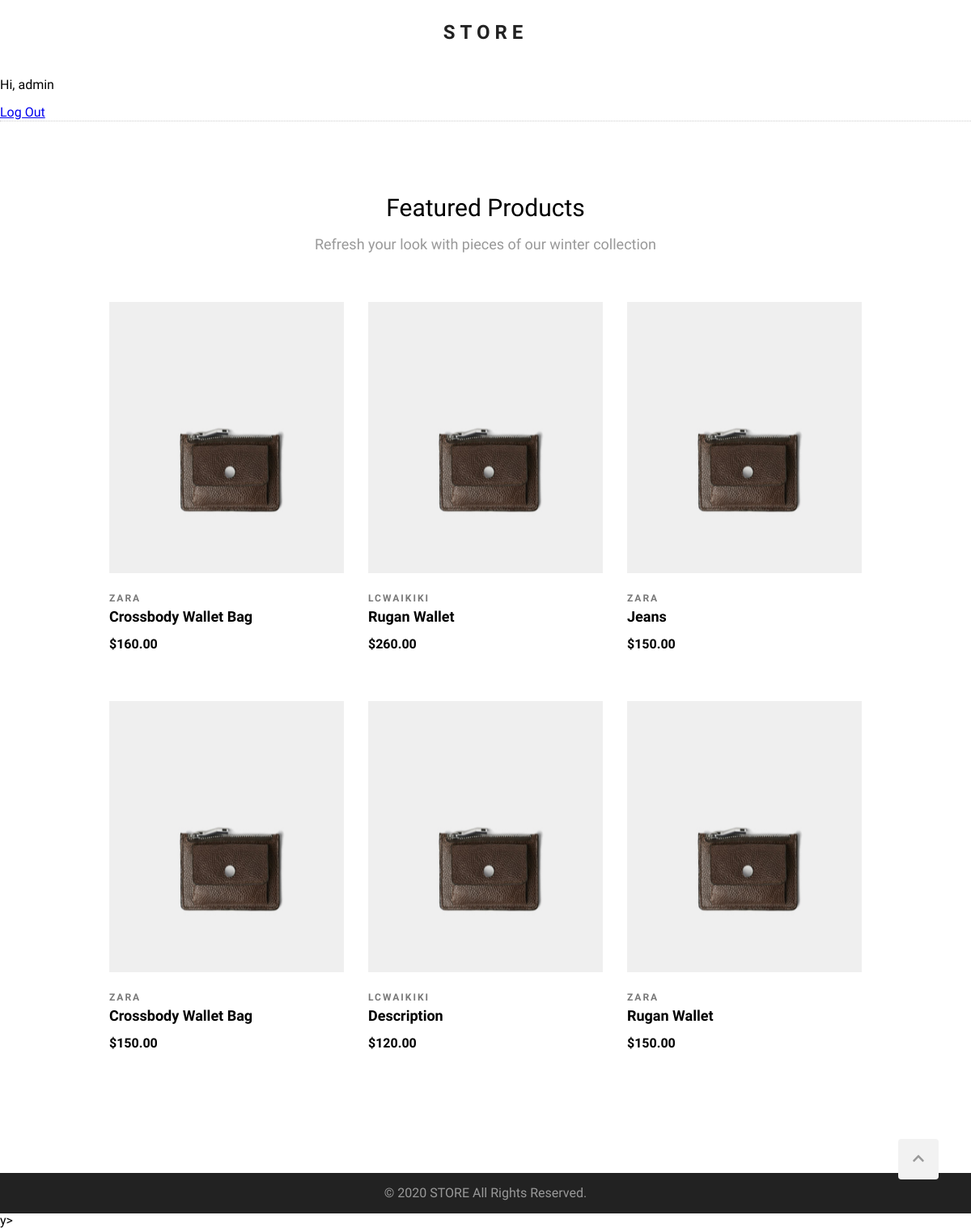
Screenshot of /products/ (signed in) with the database file from the repository.
### products/models.py (models this page shows, shortened)
class Product(models.Model):
    brand = models.CharField(max_length=100)
    title = models.CharField(max_length=100)
    description = models.TextField(max_length=500, blank=True, null=True)
    price = models.PositiveIntegerField()
    image = models.ImageField(upload_to='products/', null=True)
    def get_absolute_url(self):
       return reverse('product_details', args=(self.id,))

### products/views.py (the view)
# urls.py: path('products/', products_list,name='products_list'),
def products_list(request):
    products=Product.objects.all()
    return render(request, 'products/products-list.html',{'products':products})

### templates/products/products-list.html (shortened to what this page needs)
{% extends "base.html" %}
{% block content %}
<section id="featured-products">
    <h2 class="section-headline">Featured Products</h2>
    <p class="section-description">
        Refresh your look with pieces of our winter collection
    </p>
    <div class="products-wrapper clearfix">
        {% for product in products %}
        <div class="product">
            <div class="product-img">
                <img src="{{product.image.url}}" alt="">
            </div>
            <div class="product-description">
                <div class="product-brand">{{ product.brand | capfirst }}</div>
                <a class="product-name" href="{{product.get_absolute_url}}">{{ product.title | capfirst }}</a>
                <div class="product-price">${{ product.price | floatformat:2 }}</div>
            </div>
        </div>
        {% empty %}
        <p>No products yet.</p>
        {% endfor %}
    </div>
</section>
{% endblock %}

### templates/base.html (shortened to what this page needs)
{% load static %}
<!DOCTYPE html>
<html lang="en">
<head>
    <link rel="stylesheet" href="{% static 'normalize.css' %}" />
    <link rel="stylesheet" href="{% static 'style.css' %}" />
</head>
<body>
    <div class="wrapper">
        <header>
            <h1 id="logo">
                <a href="{% url 'home' %}">STORE</a>
            </h1>
            {% if user.is_authenticated%}
            <p>Hi, {{ user.username }}</p>
            <a href="{% url 'logout' %}">Log Out</a>
            {% else %}
            <a href="{% url 'login' %}">Log in</a>
            {% endif %}
            <div id="controls">
            </div>
        </header>
        <main>
            {% block content %}{% endblock %}
        </main>
    </div>
    <footer>
        <a href="#" id="scroll-up">
            <i class="fas fa-chevron-up"></i>
        </a>
        <p>&copy; 2020 STORE All Rights Reserved.</p>
    </footer>
</body>
</html>y>
</html>

### static/style.css (style rules this page uses)
html { scroll-behavior: smooth; }
body { margin: 0; font-family: 'Questrial', sans-serif; }
.wrapper { min-height: calc(100vh - 50px); }
.clearfix::after { content: ""; display: block; clear: both; }
header { height: auto; border-bottom: 1px dotted #ccc; }
#logo { text-align: center; font-family: 'Domine', serif; font-size: 24px; letter-spacing: 6px; line-height: 80px; margin: 0; }
#logo a { color: #222; text-decoration: none; }
#controls { position: absolute; top: 15px; right: 14%; }
main { max-width: 960px; text-align: center; margin: 90px auto 90px auto; }
.section-headline { font-size: 30px; font-weight: normal; margin: 0; }
.section-description { color: #999; font-size: 18px; }
.products-wrapper { margin: 60px 0 60px 0; }
.product { width: 290px; margin: 0 15px 60px; float: left; position: relative; }
.product-description { text-align: left; }
.product-brand { font-size: 12px; font-weight: 600; letter-spacing: 2px; color: #787878; text-transform: uppercase; margin: 25px 0 5px; }
.product-img { position: relative; overflow: hidden; background: #efefef; background-image: url("image-not-found.svg"); background-repeat: no-repeat; background-position: center; background-size: 30%; width: 290px; height: 335px; }
.product-img img { width: 290px; height: 335px; box-sizing: border-box; transition-duration: .4s; }
.product-name { font-size: 18px; font-weight: 600; text-decoration: none; text-transform: capitalize; color: #000; }
.product-price { margin-top: 15px; font-weight: 700; }
footer { background-color: #222; height: 50px; color: #999; text-align: center; line-height: 50px; }
footer p { margin: 0; }
#scroll-up { width: 50px; height: 50px; background-color: #f2f2f2; bottom: 60px; right: 40px; position: fixed; border-radius: 4px; cursor: pointer; color: #999; }

### rows the page displays
Product: image (picture), brand "ZARA", title "Crossbody Wallet Bag", price "160.00"
Product: image (picture), brand "LCWAIKIKI", title "Rugan Wallet", price "260.00"
Product: image (picture), brand "ZARA", title "Jeans", price "150.00"
Product: image (picture), brand "ZARA", title "Crossbody Wallet Bag", price "150.00"
Product: image (picture), brand "LCWAIKIKI", title "Description", price "120.00"
Product: image (picture), brand "ZARA", title "Rugan Wallet", price "150.00"

### other values shown
{{ user.username }} "admin"
